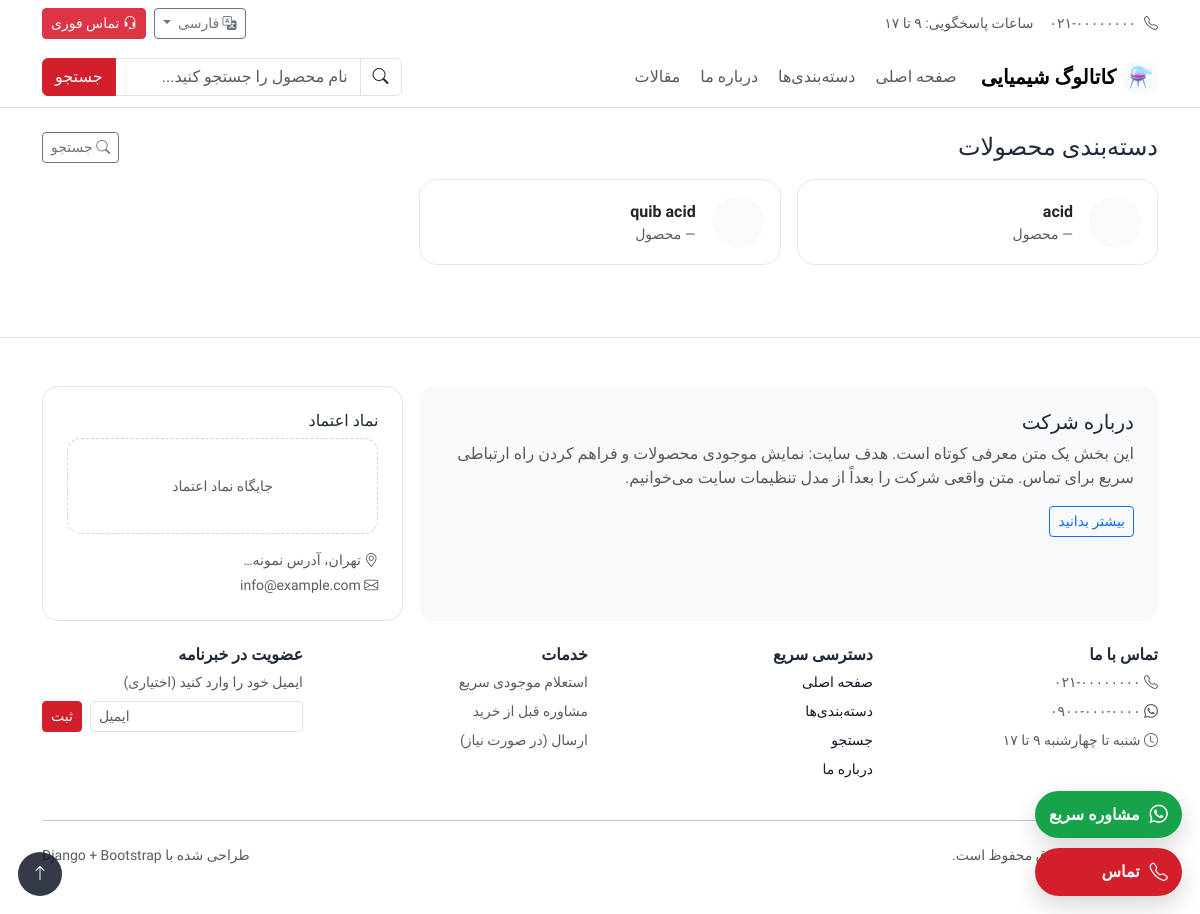
Page /categories/ on the committed database.
### catalog/models.py (models this page shows, shortened)
class Category(models.Model):
    name = models.CharField(max_length=200)
    slug = models.SlugField(unique=True)
    parent = models.ForeignKey("self", null=True, blank=True, related_name="children", on_delete=models.PROTECT)
    is_active = models.BooleanField(default=True)
    sort_order = models.PositiveIntegerField(default=0)
    description = models.TextField(blank=True)
    image = models.ImageField(upload_to="categories/", blank=True, null=True)
    class Meta:
        ordering = ["sort_order", "name"]
    def get_absolute_url(self):
        return reverse("catalog:category_products", kwargs={"slug": self.slug})

### catalog/views.py (the view)
# urls.py: path("categories/", CategoryListView.as_view(), name="category_list"),
class CategoryListView(ListView):
    template_name = "catalog/category_list.html"
    context_object_name = "categories"
    def get_queryset(self):
        return Category.objects.filter(is_active=True)

### templates/catalog/category_list.html (shortened to what this page needs)
{% extends "base.html" %}
{% block content %}
<div class="container">
  <div class="d-flex align-items-center justify-content-between mb-3">
    <h1 class="h4 m-0">دسته‌بندی محصولات</h1>
    <a class="btn btn-sm btn-outline-secondary" href="/search/"><i class="bi bi-search"></i> جستجو</a>
  </div>
  <div class="row g-3">
    {% for c in categories %}
      <div class="col-12 col-sm-6 col-lg-4">
        <a class="category-card card h-100" href="{{ c.get_absolute_url }}">
          <div class="card-body d-flex align-items-center gap-3">
            <div class="category-icon">
            </div>
            <div>
              <div class="fw-semibold">{{ c.name }}</div>
              <div class="text-muted small">{{ c.products_count|default:"—" }} محصول</div>
            </div>
          </div>
        </a>
      </div>
    {% endfor %}
  </div>
</div>
{% endblock %}

### static/css/site.css (style rules this page uses)
:root { --brand-primary: #d21f2b; --brand-dark: #1f2937; --brand-muted: #6b7280; --surface: #ffffff; --surface-2: #f8fafc; --border: #e5e7eb; --radius: 18px; }
html, body { height: 100%; }
body { font-family: "Vazirmatn", system-ui, -apple-system, Segoe UI, Roboto, "Helvetica Neue", Arial, "Noto Sans", "Liberation Sans", sans-serif; color: var(--brand-dark); background: #fff; }
.category-card { text-decoration: none; border-radius: var(--radius); border: 1px solid var(--border); transition: transform 120ms ease, box-shadow 120ms ease; }
.category-icon { width: 52px; height: 52px; border-radius: 999px; background: var(--surface-2); display: inline-flex; align-items: center; justify-content: center; }

### rows in the picture
Category: name "acid", products_count "—"
Category: name "quib acid", products_count "—"
